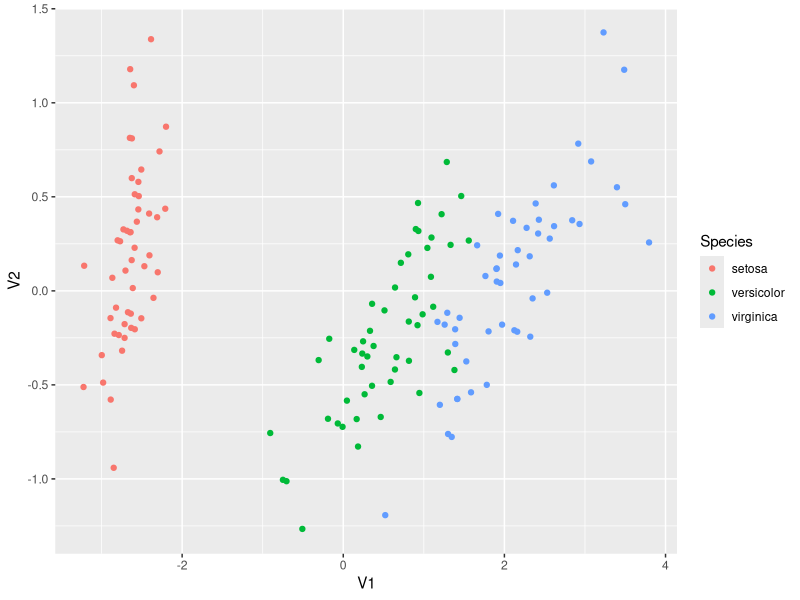
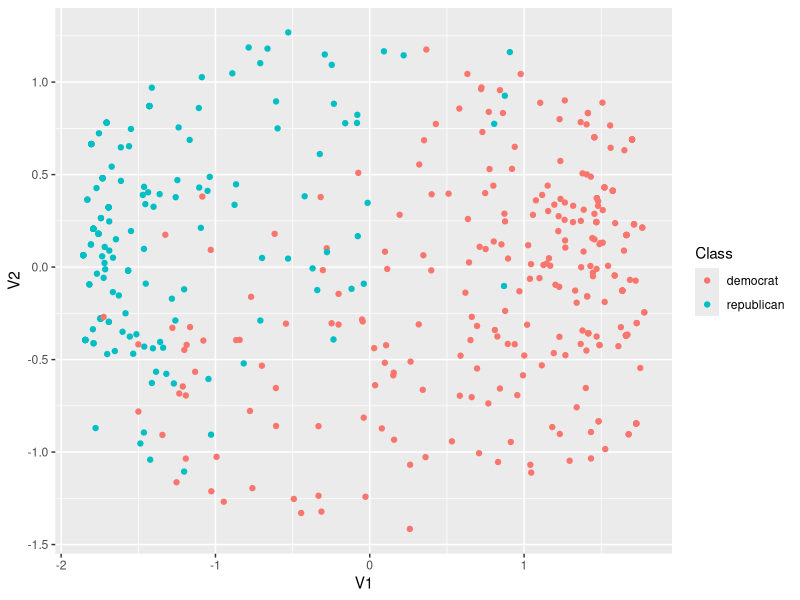
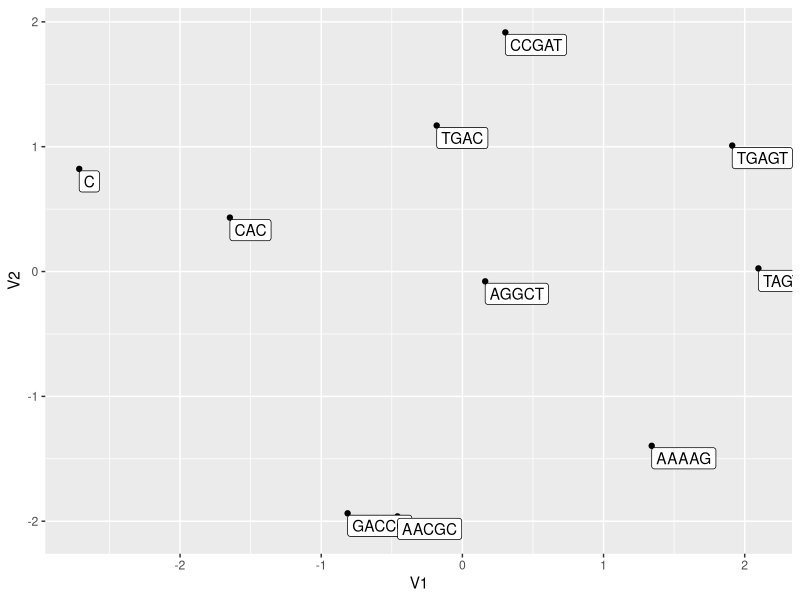

Recreate these plots in R, in order.
library(dplyr)
library(ggplot2)
library(magrittr)
library(mlbench)
library(stringdist)

data(iris)
data(HouseVotes84)

# measure of distance between objects
# represented a distance matrix; contains all pair-wise distances
# multi-dim. scaling maps the matrix of all pair-wise distances
# inti a linear space while preserving the distances

iris_dist <- iris %>% select(-Species) %>% dist

# cmdscale() creates a 2-dim representation

mds_iris <- iris_dist %>% cmdscale(k=2)
mds_iris %>% head

mds_iris %>% 
    as.data.frame %>%
    cbind(Species=iris$Species) %>%
    ggplot() + geom_point(aes(x=V1, y=V2, colour=Species))


vote_pattern <- HouseVotes84 %>%
    select(-Class) %>%
    apply(c(1, 2), . %>% { ifelse("n"==as.character(.), 0, 1) }) %>% # data must be numeric, not a factor
    apply(c(1, 2), . %>% { ifelse(is.na(.), 0.5, .) }) # missing data

mds_votes <- vote_pattern %>% dist %>% cmdscale(k=2)
mds_votes %>%
    as.data.frame %>%
    cbind(Class=HouseVotes84$Class) %>%
    ggplot() + geom_point(aes(x=V1, y=V2, colour=Class))



random_ngram <- function(n) {
    sample(c('A', 'C', 'G', 'T'), size=n, replace=TRUE) %>% paste0(collapse="")
}

random_string <- function(m) {
    n <- max(1, m + sample(c(-1, 1), size=1) * rgeom(1, 1/2))
    random_ngram(n)
}

strings <- replicate(10, random_string(5))
string_dist <- stringdistmatrix(strings)
string_dist %>%
    cmdscale(k=2) %>%
    as.data.frame %>%
    cbind(String=strings) %>%
    ggplot(aes(x=V1, y=V2))+
    geom_point() +
    geom_label(aes(label=String), hjust=0, nudge_y=-0.1)
